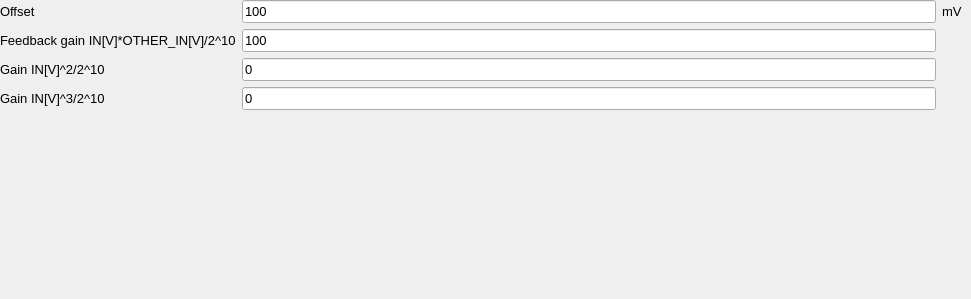
               <widget class="QWidget" name="art_nonlinear_CH1">
                <widget class="QWidget" name="gridLayoutWidget_5">
                 <property name="geometry">
                  <rect>
                   <x>0</x>
                   <y>0</y>
                   <width>962</width>
                   <height>290</height>
                  </rect>
                 </property>
                 <layout class="QGridLayout" name="gridLayout_5" rowstretch="1,0,0,0,0,0">
                  <item row="1" column="1" colspan="2">
                   <widget class="QLineEdit" name="nonlin_gain1_CH1">
                    <property name="sizePolicy">
                     <sizepolicy hsizetype="Expanding" vsizetype="Maximum">
                      <horstretch>1</horstretch>
                      <verstretch>1</verstretch>
                     </sizepolicy>
                    </property>
                    <property name="font">
                     <font>
                      <pointsize>10</pointsize>
                     </font>
                    </property>
                    <property name="text">
                     <string>100</string>
                    </property>
                   </widget>
                  </item>
                  <item row="3" column="0">
                   <widget class="QLabel" name="nonlin_gain2_label_CH1">
                    <property name="font">
                     <font>
                      <pointsize>10</pointsize>
                     </font>
                    </property>
                    <property name="layoutDirection">
                     <enum>Qt::LeftToRight</enum>
                    </property>
                    <property name="text">
                     <string>Gain IN[V]^2/2^10</string>
                    </property>
                   </widget>
                  </item>
                  <item row="1" column="0">
                   <widget class="QLabel" name="nonlin_gain1_label_CH1">
                    <property name="font">
                     <font>
                      <pointsize>10</pointsize>
                     </font>
                    </property>
                    <property name="layoutDirection">
                     <enum>Qt::LeftToRight</enum>
                    </property>
                    <property name="text">
                     <string>Feedback gain IN[V]*OTHER_IN[V]/2^10</string>
                    </property>
                   </widget>
                  </item>
                  <item row="0" column="1" colspan="2">
                   <widget class="QLineEdit" name="nonlin_offset_CH1">
                    <property name="sizePolicy">
                     <sizepolicy hsizetype="Expanding" vsizetype="Maximum">
                      <horstretch>1</horstretch>
                      <verstretch>1</verstretch>
                     </sizepolicy>
                    </property>
                    <property name="font">
                     <font>
                      <pointsize>10</pointsize>
                     </font>
                    </property>
                    <property name="text">
                     <string>100</string>
                    </property>
                   </widget>
                  </item>
                  <item row="5" column="1">
                   <spacer name="verticalSpacer_3">
                    <property name="orientation">
                     <enum>Qt::Vertical</enum>
                    </property>
                    <property name="sizeHint" stdset="0">
                     <size>
                      <width>20</width>
                      <height>40</height>
                     </size>
                    </property>
                   </spacer>
                  </item>
                  <item row="4" column="1" colspan="2">
                   <widget class="QLineEdit" name="nonlin_gain3_CH1">
                    <property name="sizePolicy">
                     <sizepolicy hsizetype="Expanding" vsizetype="Maximum">
                      <horstretch>1</horstretch>
                      <verstretch>1</verstretch>
                     </sizepolicy>
                    </property>
                    <property name="font">
                     <font>
                      <pointsize>10</pointsize>
                     </font>
                    </property>
                    <property name="text">
                     <string>0</string>
                    </property>
                   </widget>
                  </item>
                  <item row="3" column="1" colspan="2">
                   <widget class="QLineEdit" name="nonlin_gain2_CH1">
                    <property name="sizePolicy">
                     <sizepolicy hsizetype="Expanding" vsizetype="Maximum">
                      <horstretch>1</horstretch>
                      <verstretch>1</verstretch>
                     </sizepolicy>
                    </property>
                    <property name="font">
                     <font>
                      <pointsize>10</pointsize>
                     </font>
                    </property>
                    <property name="text">
                     <string>0</string>
                    </property>
                   </widget>
                  </item>
                  <item row="0" column="0">
                   <widget class="QLabel" name="nonlin_offset_label_CH1">
                    <property name="font">
                     <font>
                      <pointsize>10</pointsize>
                     </font>
                    </property>
                    <property name="layoutDirection">
                     <enum>Qt::LeftToRight</enum>
                    </property>
                    <property name="text">
                     <string>Offset</string>
                    </property>
                   </widget>
                  </item>
                  <item row="4" column="0">
                   <widget class="QLabel" name="nonlin_gain3_label_CH1">
                    <property name="font">
                     <font>
                      <pointsize>10</pointsize>
                     </font>
                    </property>
                    <property name="layoutDirection">
                     <enum>Qt::LeftToRight</enum>
                    </property>
                    <property name="text">
                     <string>Gain IN[V]^3/2^10</string>
                    </property>
                   </widget>
                  </item>
                  <item row="0" column="3">
                   <widget class="QLabel" name="nonlin_offset_unit_CH1">
                    <property name="font">
                     <font>
                      <pointsize>10</pointsize>
                     </font>
                    </property>
                    <property name="layoutDirection">
                     <enum>Qt::LeftToRight</enum>
                    </property>
                    <property name="text">
                     <string>mV</string>
                    </property>
                   </widget>
                  </item>
                 </layout>
                </widget>
               </widget>
